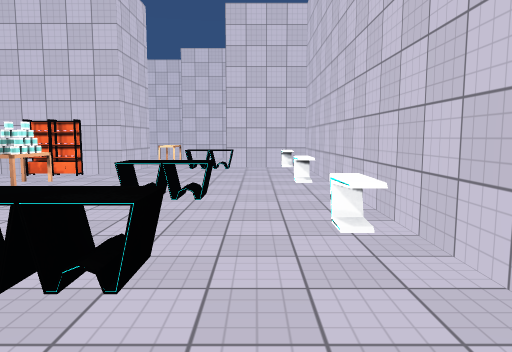
[1] (above)

23 first-person views from a walk through a 3-D level made in the Unity game engine. The camera is 1.5 m above the floor, tilts 6° down and sees 70° across. The floor is counted in squares, 2 m on a side. Each view is taken from the middle of a square. On the plan, view 1 faces up. The plan holds only what a view shows up to about 11 squares ahead; the rest is blank. The place goes on beyond the plan. Some surface patterns are stand-ins.

[2]
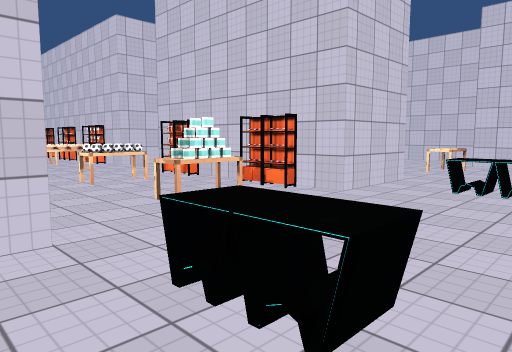

[3]
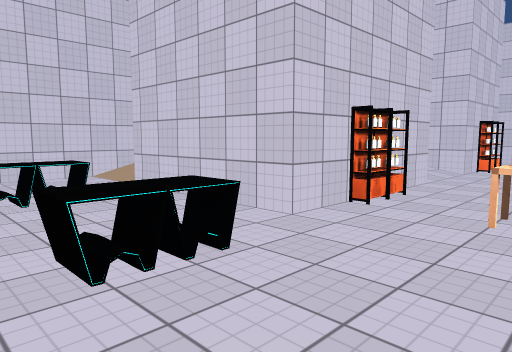

[4]
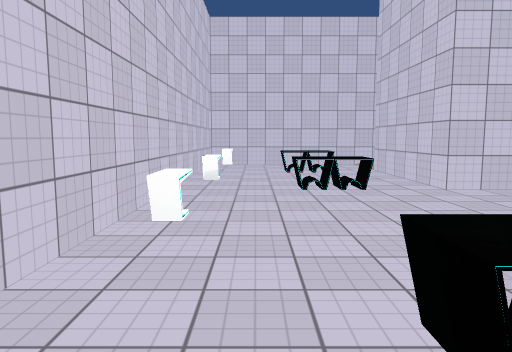

[5]
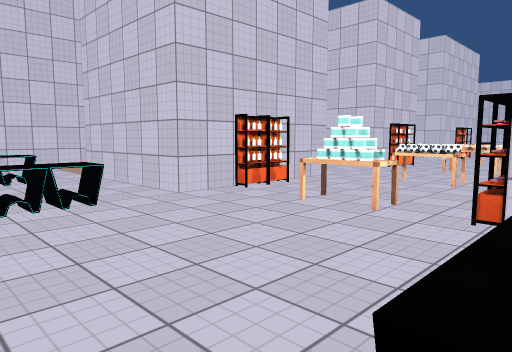

[6]
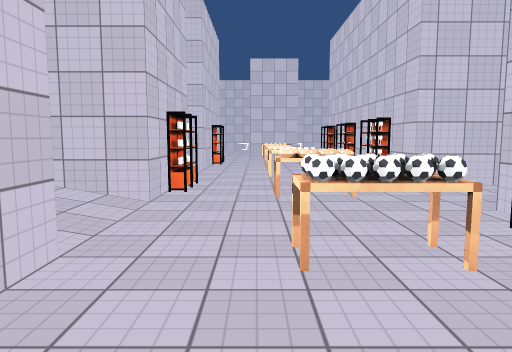

[7]
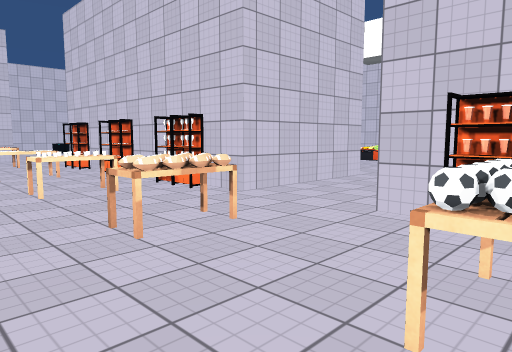

[8]
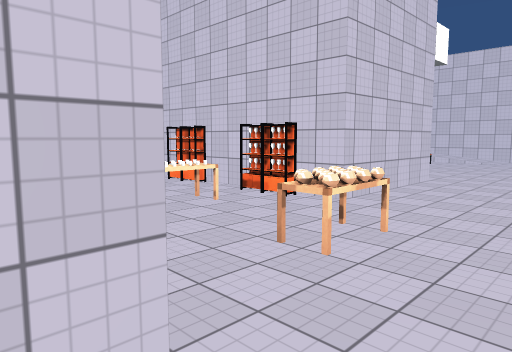

[9]
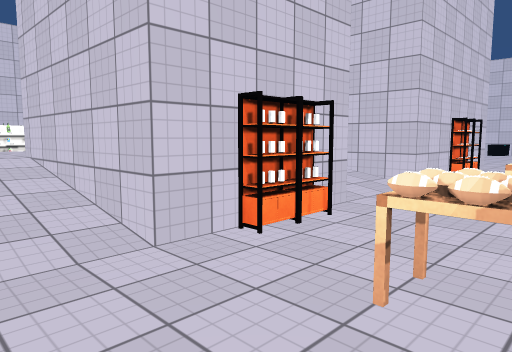

[10]
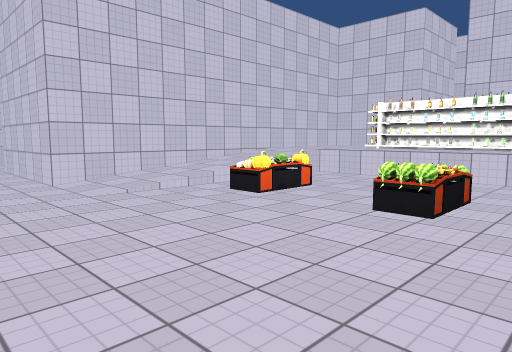

[11]
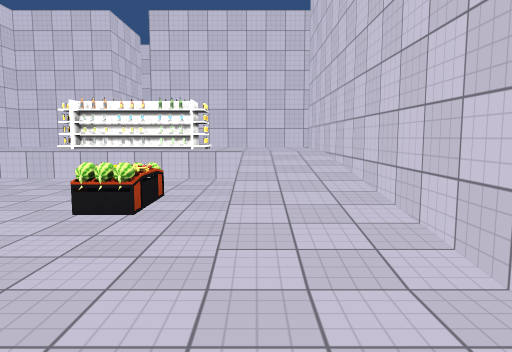

[12]
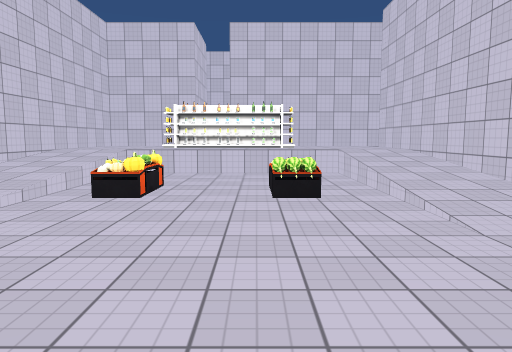

[13]
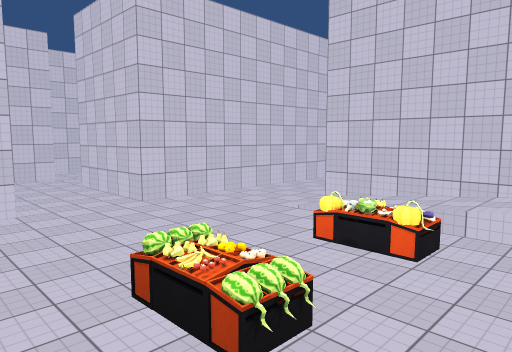

[14]
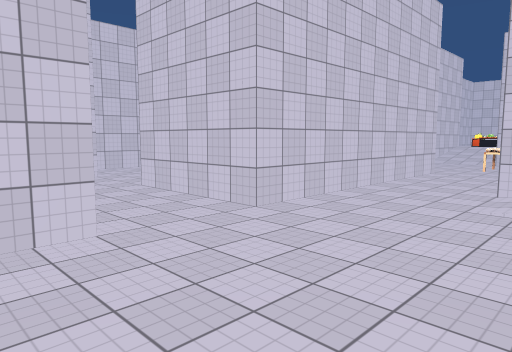

[15]
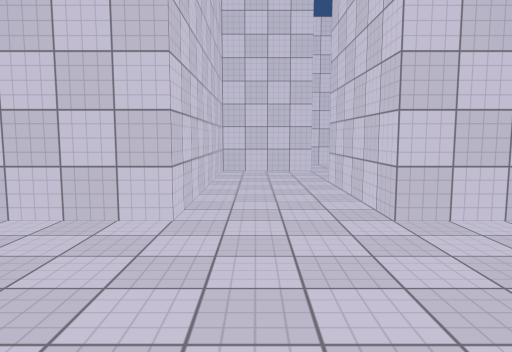

[16]
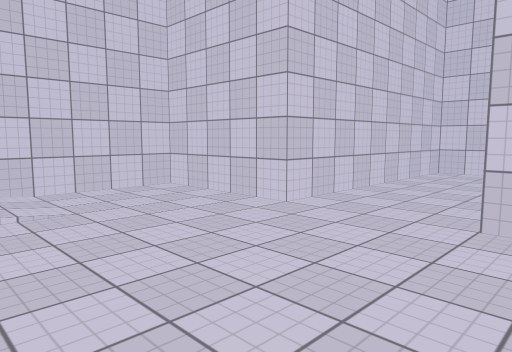

[17]
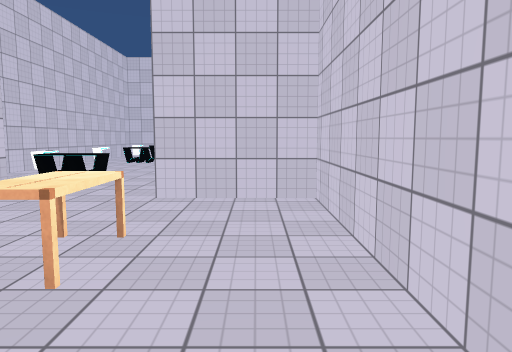

[18]
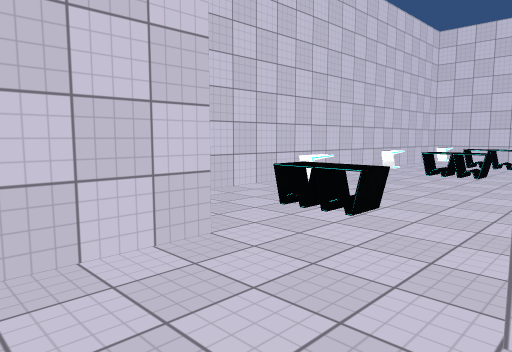

[19]
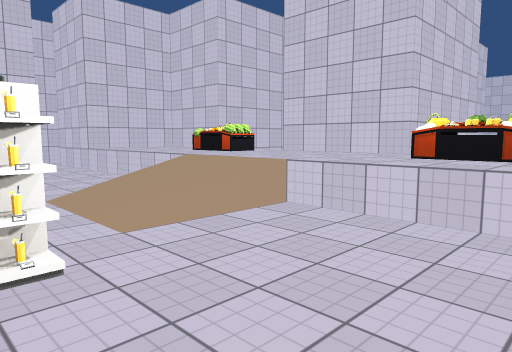

[20]
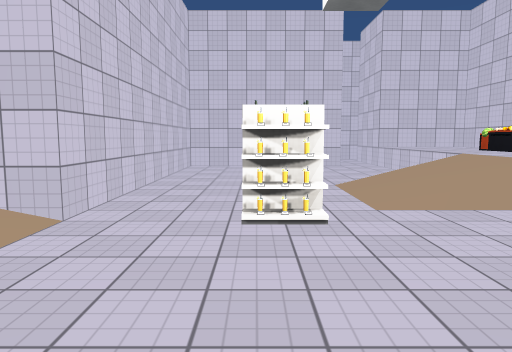

[21]
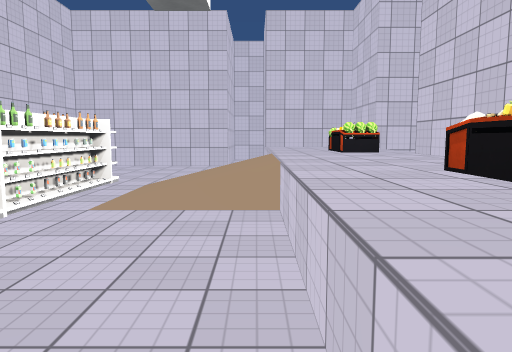

[22]
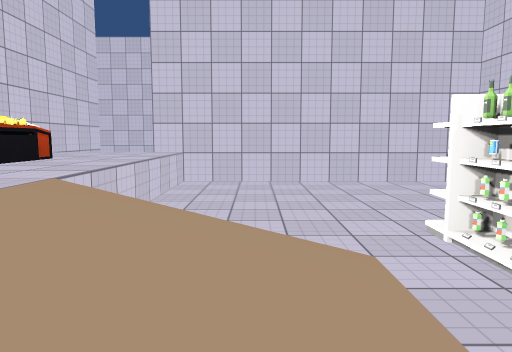

[23]
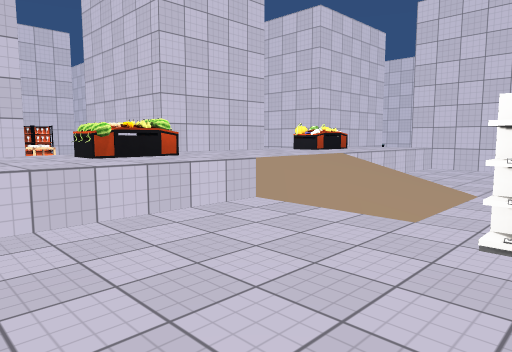

### Floor plan
Key: @ floor where view 1 was taken; # wall or solid block; . main floor; : floor 1 m higher than the main floor; / step, stairs or slope; S shelf; T table; O other object.
Columns run from 18 left of view 1 to 2 right of it. Each row starts with its distance up from view 1.
 19 # ##########
 18 #:::////...#
 17 #:::////...#
 16 #:S:.......######
 15 # S:..S.........#
 14 / S:............###
 13 # S:..S....###....#
 12 #:::////...###.T..#
 11 #:::////...###....#
 10 #########..###....#
  9   #######..#####...S
  8   #######..#####.T..#
  7 ..SSSS.S...SS.S.....#
  6 .O..T..T.T..T.T....S#
  5    .................#
  4    SS...SS...SS..T..#
  3   ####// #//####...S#
  2     ## /##/ ## #.T..#
  1    ###/#### ####....#
  0    #::SS::SS:://..@.#
 -1 # ##:::::::::://...S
 -2 # ......//....#####
 -3   ##....//....#
 -4    #..........#
 -5    #...SSSS...#
 -6    #..........#
 -7    #######/  ##

Positions as (right, up) in squares from view 1, and headings:
1: (0, 0), facing up
2: (0, 3), facing up-left
3: (0, 6), facing down-left
4: (0, 9), facing down
5: (0, 8), facing down-left
6: (-4, 5), facing left
7: (-6, 4), facing up-left
8: (-7, 3), facing up-left
9: (-7, 6), facing down-left
10: (-8, 17), facing down-left
11: (-8, 17), facing left
12: (-7, 15), facing left
13: (-14, 17), facing down-right
14: (-11, 17), facing down-right
15: (-11, 15), facing right
16: (-11, 13), facing up-right
17: (-4, 14), facing down
18: (-3, 11), facing down-right
19: (-6, -5), facing up-left
20: (-5, -5), facing left
21: (-5, -2), facing left
22: (-11, -3), facing right
23: (-14, -5), facing up-right
